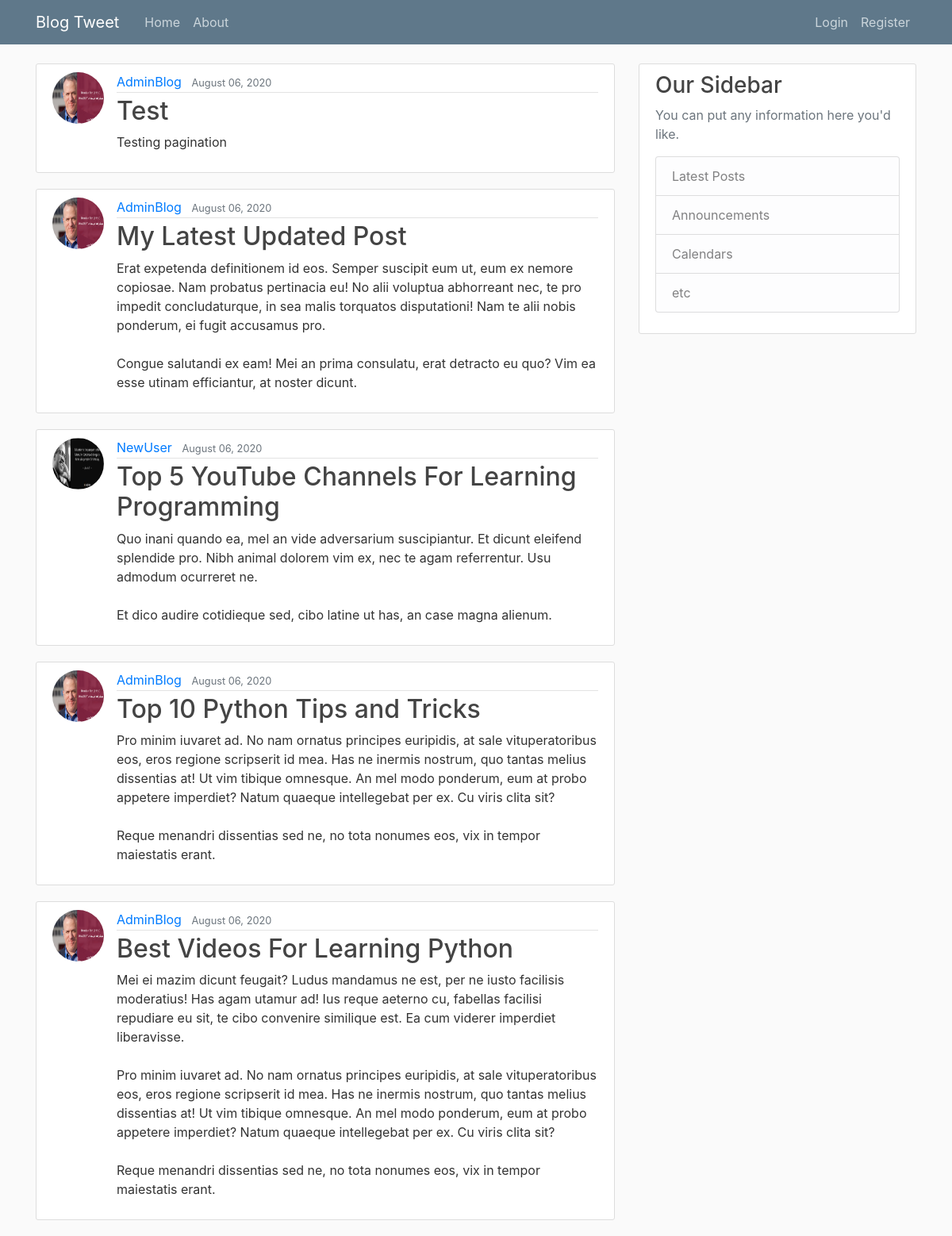
The app's page /, older data.
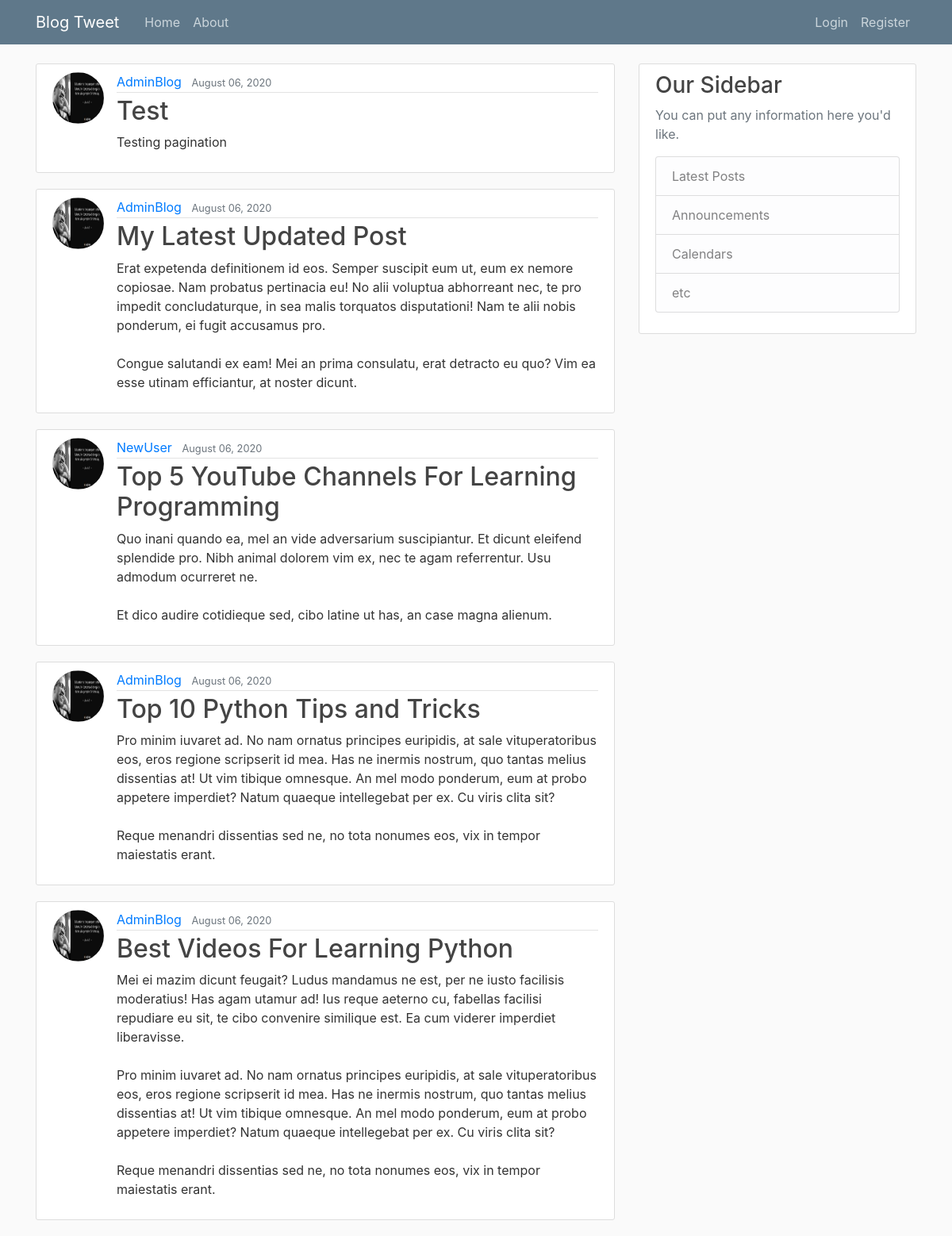
The same page, newer data.
### blog/models.py (models this page shows, shortened)
class Post(models.Model):
    title = models.CharField(max_length=100)
    content = models.TextField()
    date_posted = models.DateTimeField(default=timezone.now)
    author = models.ForeignKey(User, on_delete=models.CASCADE)

### users/models.py (models this page shows, shortened)
class Profile(models.Model):
    user = models.OneToOneField(User, on_delete=models.CASCADE)
    image = models.ImageField(default='default.jpg', upload_to='Profile_pics')

### blog/views.py (the view)
# urls.py: path('', PostListView.as_view() , name='blog-home'),
class PostListView(ListView):
    model = Post
    template_name = 'blog/home.html'
    context_object_name = 'posts'
    ordering  = ['-date_posted']
    paginate_by = 5

### blog/templates/blog/home.html
{% extends "blog/base.html" %}
{% block content %}
     {% for post in posts %}
        <article class="media content-section">
          <img class="rounded-circle article-img" src="{{ post.author.profile.image.url }}" alt="">
          <div class="media-body">
            <div class="article-metadata">
              <a class="mr-2" href="#">{{ post.author }}</a>
              <small class="text-muted">{{ post.date_posted|date:"F d, Y" }}</small>
            </div>
            <h2><a class="article-title" href="{% url 'post-detail' post.id %}">{{ post.title }}</a></h2>
            <p class="article-content">{{ post.content }}</p>
          </div>
        </article>
    {% endfor %}
{% endblock content%}

Row changes from the older to the newer data that the page shows:
changed through a linked row, Post "Test": author.profile.image: picture removed, a placeholder shows
changed through a linked row, Post "My Latest Updated Post": author.profile.image: picture removed, a placeholder shows
changed through a linked row, Post "Top 10 Python Tips and Tricks": author.profile.image: picture removed, a placeholder shows
changed through a linked row, Post "Best Videos For Learning Python": author.profile.image: picture removed, a placeholder shows
